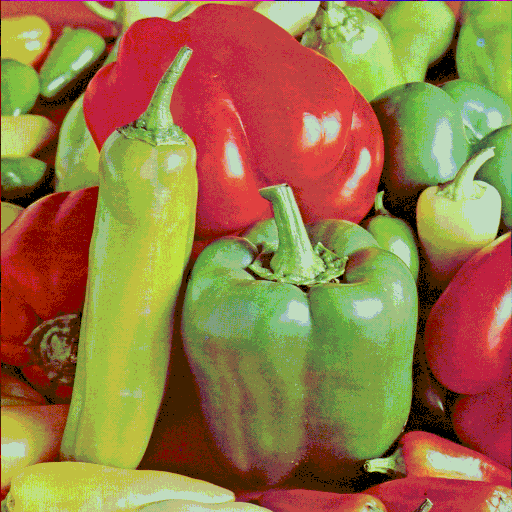
#> input picture data/Image/Image.bmp, 512 x 512 px
$ python DataGenerator.py
#> lines starting #> are read from the running program, lines starting #| are printed output that depends on the picture; after the words box and inside, x2 and y2 are one past the last pixel; in counts of white or black regions, pixels touching at a corner belong together
from PIL import Image
import numpy
from pylab import *

#convert to 512*512
imageaddress='../data/Image/Image.bmp'
image = Image.open(imageaddress)
#> image is the input picture: PIL image 512x512 P; mean R, G, B 149.9, 118.1, 68.1
new_image = image.resize((512, 512))
image.close()
new_image.save(imageaddress)
new_image.close()

#open image
im=Image.open(imageaddress)
im=numpy.array(im)
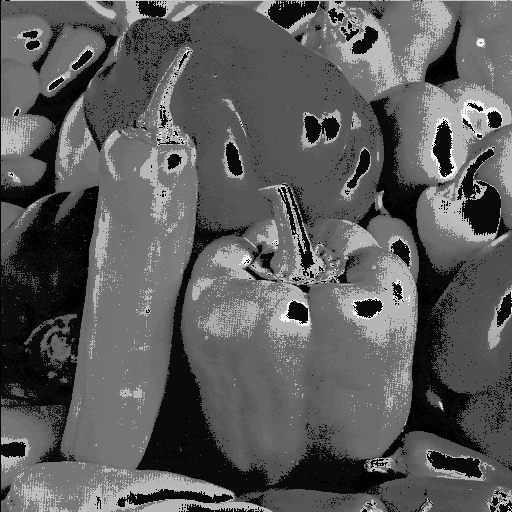
#> im: shape (512, 512); min 0, max 247, mean 91
im=where (im>100,1,0) #convert to binary image
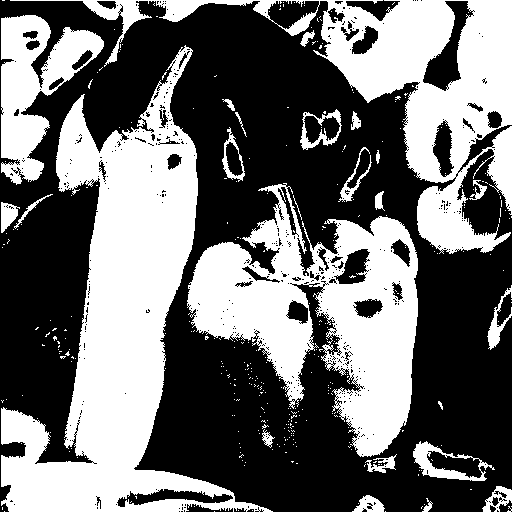
#> im: shape (512, 512) int64; values 0 (black) and 1 (white), 43.5% white; 350 white regions (325 under 20 px), largest, box (x1, y1, x2, y2) and area: (1, 45, 273, 512) 44174, (187, 183, 418, 457) 28931, (10, 0, 512, 254) 27297
(M,N)=im.shape
#> M = 512; N = 512

#save original data
numpy.savetxt("../data/Txt/orginalData.txt",im.astype(float), fmt='%i', delimiter=",",encoding='utf-8')

# Add noise
noisy=im.copy()
noise=numpy.random.rand(M,N)
ind=where(noise<0.2)
noisy[ind]=1-noisy[ind]
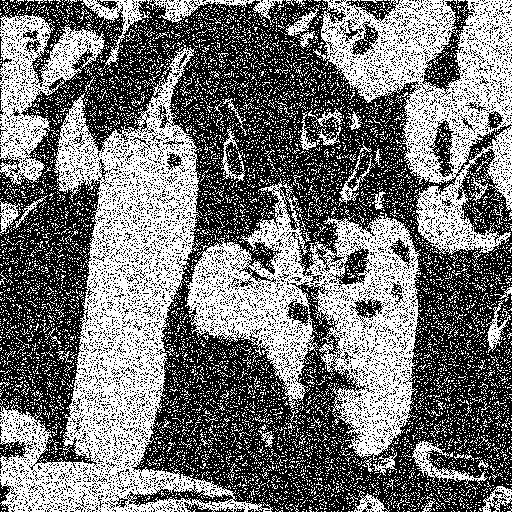
#> noisy: shape (512, 512) int64; values 0 (black) and 1 (white), 46.2% white in thin lines or dots

print(noisy)
#> (printed output is left out)

#save noisy data
numpy.savetxt("../data/Txt/noisyData.txt",noisy.astype(float), fmt='%i', delimiter=",",encoding='utf-8')
noisyMem = np.fliplr(noisy)
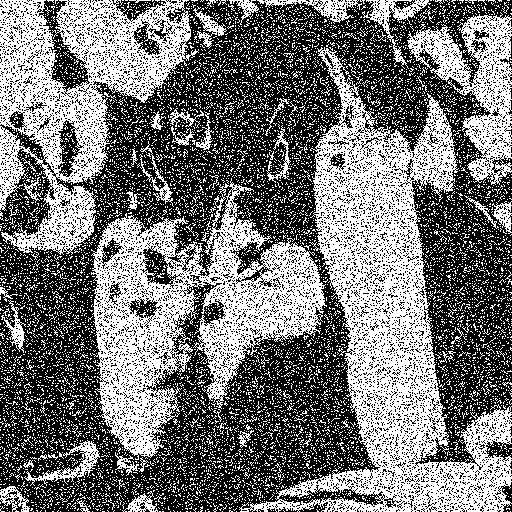
#> noisyMem: shape (512, 512) int64; values 0 (black) and 1 (white), 46.2% white in thin lines or dots
numpy.savetxt("../data/Txt/noisyDataMem.txt",noisyMem.astype(float), fmt='%i', delimiter="",encoding='utf-8')
